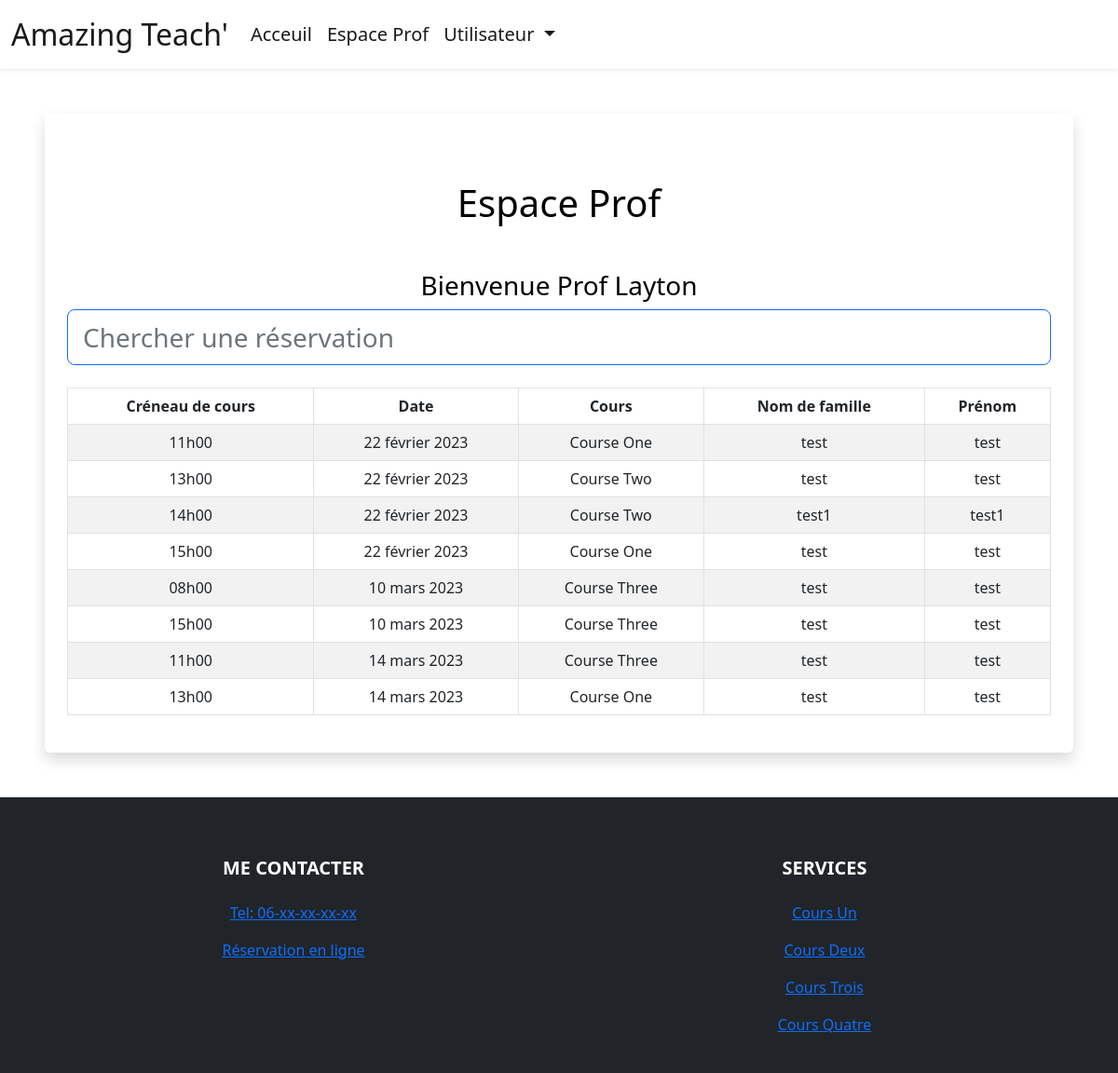
The page /staff-panel (signed in) on the database as committed earlier.
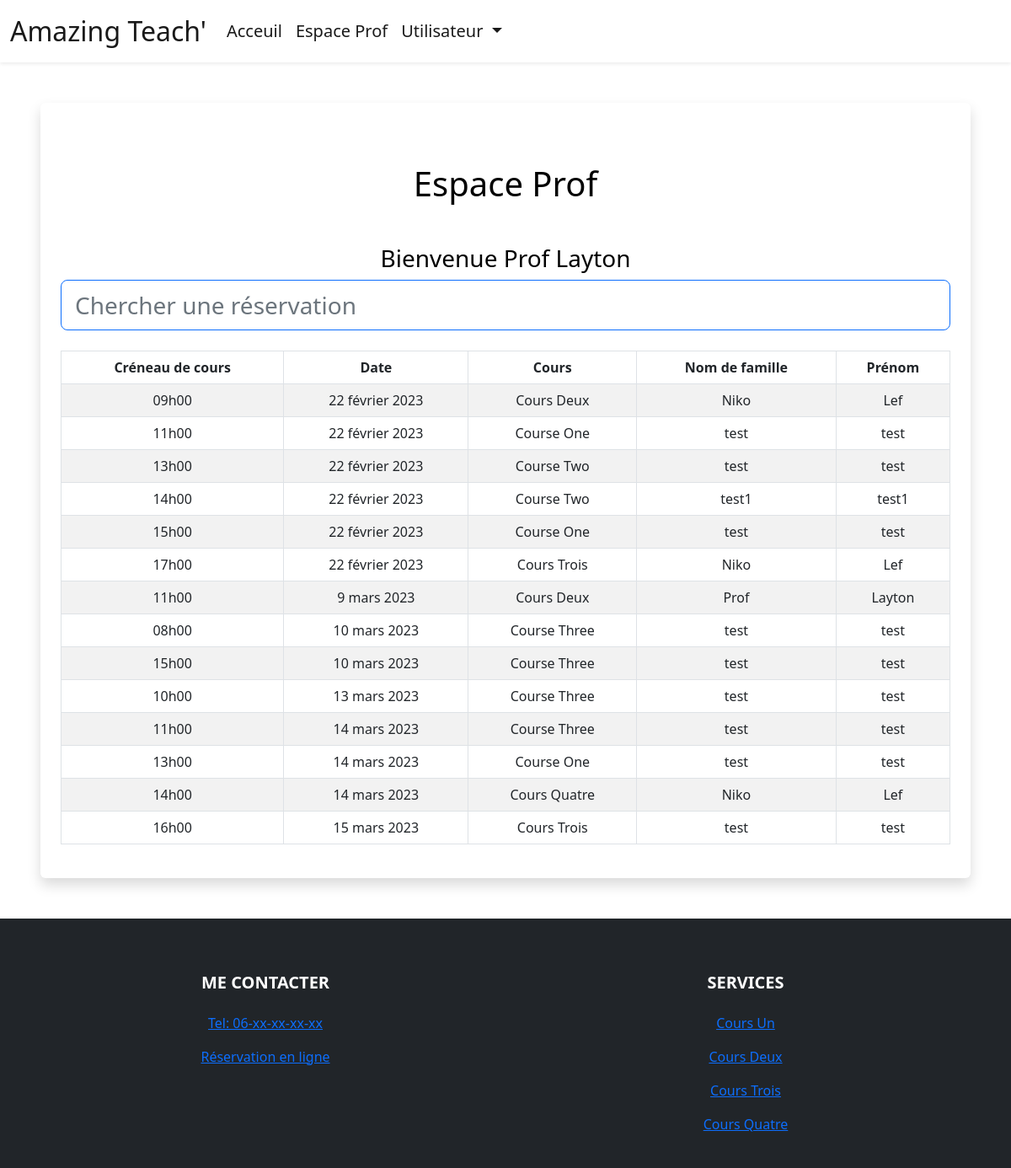
The same page on the database as committed later.
### booking/models.py (models this page shows, shortened)
class Appointment(models.Model):
    user = models.ForeignKey(
        User, on_delete=models.CASCADE, null=True, blank=True)
    service = models.CharField(
        max_length=50, choices=COURSE_CHOICES, default="Cours Un")
    day = models.DateField(default=datetime.now)
    time = models.CharField(
        max_length=10, choices=TIME_CHOICES, default="08h00")
    time_ordered = models.DateTimeField(default=datetime.now, blank=True)

### booking/views.py (the view)
# urls.py: path('staff-panel', views.staffPanel, name='staffPanel'),
def staffPanel(request):
    today = datetime.today()
    minDate = today.strftime('%Y-%m-%d')
    deltatime = today + timedelta(days=21)
    strdeltatime = deltatime.strftime('%Y-%m-%d')
    maxDate = strdeltatime
    items = Appointment.objects.filter(
        day__range=[minDate, maxDate]).order_by('day', 'time')
    return render(request, 'staffPanel.html', {
        'items': items,
    })

### booking/templates/staffPanel.html (shortened to what this page needs)
{% extends 'layout.html' %}
{% load static %}
{% block body %}
{% if user.username == 'staffLayton' %}
{% if user.is_authenticated %}
<div class="shadow p-4 mb-5 bg-body bg-body rounded text-black  m-5 ">
    <h1 class="text-center mt-5 mb-5">Espace Prof</h1>
    <h3 class="text-center">Bienvenue {{user.first_name}} {{user.last_name}}</h3>
    <input class="form-control form-control-lg fs-3 border border-primary" id="myInput" type="text" placeholder="Chercher une réservation">
    <br>
    <div class="table-responsive">
      <table class="table table-bordered table-striped table-hover mx-auto">
          <thead>
            <tr>
              <th class="text-center" scope="col">Créneau de cours</th>
              <th class="text-center" scope="col">Date</th>
              <th class="text-center" scope="col">Cours</th>
              <th class="text-center" scope="col">Nom de famille</th>
              <th class="text-center" scope="col">Prénom</th>
            </tr>
          </thead>
          <tbody id="myTable">
              {% for item in items %}
            <tr>
              <td class="text-center">{{item.time}}</td>
              <td class="text-center">{{item.day}}</td>
              <td class="text-center">{{item.service}}</td>
              <td class="text-center">{{item.user.first_name}}</td>
              <td class="text-center">{{item.user.last_name}}</td>
            </tr>
              {% endfor %}
          </tbody>
        </table>
      </div>
</div>
{% else %}
<div class="shadow p-4 mb-5 bg-body bg-body rounded text-black  m-5">
  <h1 class="p-2  me-3">S'inscrire</h1>
  <a href="{% url 'login' %}" class="btn btn-primary text-white">Connexion</a>
</div>
{% endif %}
{% endif %}
{% endblock %}

### booking/templates/layout.html (shortened to what this page needs)
{% load static %}
<!doctype html>
<html lang="en">
<head>
    <link href="https://cdn.jsdelivr.net/npm/bootstrap@5.2.1/dist/css/bootstrap.min.css" rel="stylesheet">
</head>
<body>
    <header>
        <nav class="navbar bg-white navbar-white navbar-expand-lg shadow-sm">
            <div class="container-fluid">
                <a class="navbar-brand  cHover cGreen fs-2" href="{% url 'index' %}">
                    Amazing Teach'
                </a>
                <div class="collapse navbar-collapse" id="navbarSupportedContent">
                    <ul class="navbar-nav mb-2 mb-lg-0  fs-5">
                        <li class="nav-item">
                            <a class="nav-link active cHover" aria-current="page" href="{% url 'index' %}">Acceuil</a>
                        {% if user.is_authenticated %}
                        {% if user.username == 'staffLayton' %}
                        <li class="nav-item">
                            <a class="nav-link active cHover" href="{% url 'staffPanel' %}">Espace Prof</a>
                        </li>
                        {% endif %}
                        <li class="nav-item dropdown me-3 fs-5">
                            <a class="nav-link active dropdown-toggle cHover" href="#" role="button" data-bs-toggle="dropdown" aria-expanded="false">
                                Utilisateur
                            </a>
                        </li>
                        {% else %}
                        <li class="nav-item me-3">
                            <a class="nav-link active cHover" href="{% url 'register' %}">Connexion / Inscription</a>
                        </li>
                        {% endif %}
                    </ul>
                </div>
            </div>
        </nav>
    </header>
    {% block body %}
    {% endblock %}
    <footer class="bg-dark text-white">
        <div class="container-fluid pt-3">
            <section class="">
                <div class="container text-center text-md-start mt-5">
                    <div class="row mt-3 text-center">
                    <div class="col-md-2 col-lg-2 col-xl-2 mx-auto mb-4">
                        <h5 class="text-uppercase fw-bold mb-4 textGradient" id="contact">
                            Me contacter
                        </h5>
                        <p>
                            <a href="tel: 0600000000" class=""><span class="cBlue">Tel: 06-xx-xx-xx-xx</span></a>
                        </p>
                        <p>
                            <a class="uLine cHover" href="{% url 'booking' %}" >Réservation en ligne</a>
                        </p>
                    </div>
                    <div class="col-md-3 col-lg-2 col-xl-2 mx-auto mb-4">
                        <h5 class="text-uppercase fw-bold mb-4 textGradient">
                            Services
                        </h5>
                        <p>
                            <a href="#!" class="uLine">Cours Un</a>
                        </p>
                        <p>
                            <a href="#!" class="uLine">Cours Deux</a>
                        </p>
                        <p>
                            <a href="#!" class="uLine">Cours Trois</a>
                        </p>
                        <p>
                            <a href="#!" class="uLine">Cours Quatre</a>
                        </p>
                    </div>
                </div>
            </div>
            </section>
        </div>
    </footer>
</body>
</html>

Rows that differ between the two databases and show on the page:
added Appointment: time "09h00", day "22 février 2023", service "Cours Deux", user.first_name "Niko", user.last_name "Lef"
added Appointment: time "17h00", day "22 février 2023", service "Cours Trois", user.first_name "Niko", user.last_name "Lef"
added Appointment: time "11h00", day "9 mars 2023", service "Cours Deux", user.first_name "Prof", user.last_name "Layton"
added Appointment: time "10h00", day "13 mars 2023", service "Course Three", user.first_name "test", user.last_name "test"
added Appointment: time "14h00", day "14 mars 2023", service "Cours Quatre", user.first_name "Niko", user.last_name "Lef"
added Appointment: time "16h00", day "15 mars 2023", service "Cours Trois", user.first_name "test", user.last_name "test"
